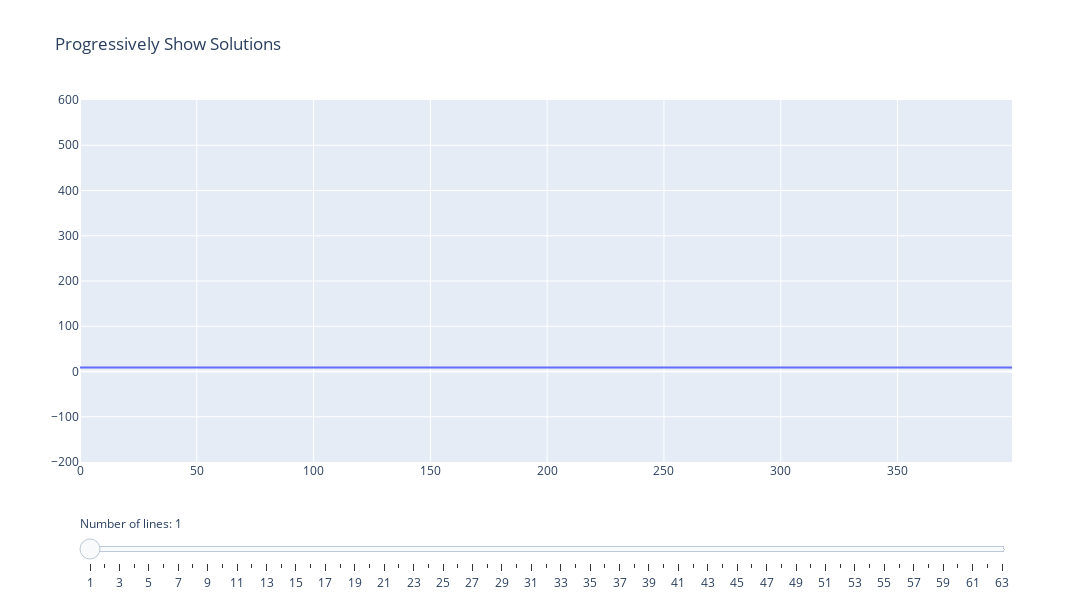

This figure's notebook cell:
### Code cell
Pipeline.progressively_plot_solutions()
Pipeline.progressively_plot_solutions(filter_value=13)
